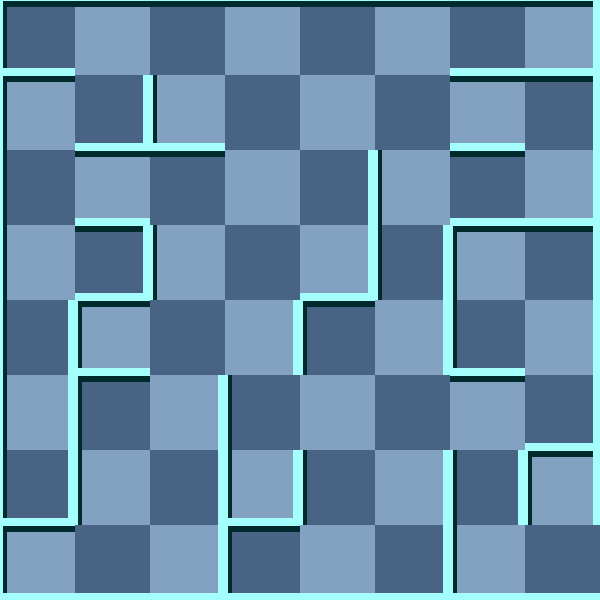

This is a level from a 2D game, rendered from its Tiled map with the project's own tilesets. A one-line summary and the map file follow, with tile-layer data summarised:
An orthogonal 8x8 tile map with 75x75 px tiles, 2 tile layers (background, 块层 1) and 6 objects (2x RedMummy, Exit, Key, Door, Player).

<map version="1.0" orientation="orthogonal" width="8" height="8" tilewidth="75" tileheight="75">
 <tileset firstgid="1" name="wall" tilewidth="75" tileheight="75">
  <image source="gfx/wall.png" width="300" height="375" />
  <tile id="0">
   <properties>
    <property name="ValOfWall" value="0" />
   </properties>
  </tile>
  <tile id="1">
   <properties>
    <property name="ValOfWall" value="1" />
   </properties>
  </tile>
  <tile id="2">
   <properties>
    <property name="ValOfWall" value="2" />
   </properties>
  </tile>
  <tile id="3">
   <properties>
    <property name="ValOfWall" value="3" />
   </properties>
  </tile>
  <tile id="4">
   <properties>
    <property name="ValOfWall" value="4" />
   </properties>
  </tile>
  <tile id="5">
   <properties>
    <property name="ValOfWall" value="5" />
   </properties>
  </tile>
  <tile id="6">
   <properties>
    <property name="ValOfWall" value="6" />
   </properties>
  </tile>
  <tile id="7">
   <properties>
    <property name="ValOfWall" value="7" />
   </properties>
  </tile>
  <tile id="8">
   <properties>
    <property name="ValOfWall" value="8" />
   </properties>
  </tile>
  <tile id="9">
   <properties>
    <property name="ValOfWall" value="9" />
   </properties>
  </tile>
  <tile id="10">
   <properties>
    <property name="ValOfWall" value="10" />
   </properties>
  </tile>
  <tile id="11">
   <properties>
    <property name="ValOfWall" value="11" />
   </properties>
  </tile>
  <tile id="12">
   <properties>
    <property name="ValOfWall" value="12" />
   </properties>
  </tile>
  <tile id="13">
   <properties>
    <property name="ValOfWall" value="13" />
   </properties>
  </tile>
  <tile id="14">
   <properties>
    <property name="ValOfWall" value="14" />
   </properties>
  </tile>
  <tile id="15">
   <properties>
    <property name="ValOfWall" value="15" />
   </properties>
  </tile>
  <tile id="18">
   <properties>
    <property name="ValOfWall" value="-1" />
   </properties>
  </tile>
 </tileset>
 <layer name="background" width="8" height="8">
  <data>[64 cells, 64 non-empty, 2 distinct tile ids]</data>
 </layer>
 <layer name="块层 1" width="8" height="8">
  <data>[64 cells, 64 non-empty, 15 distinct tile ids]</data>
 </layer>
 <objectgroup name="对象层 1" width="8" height="8">
  <object name="Exit" x="600" y="525" />
  <object name="Key" x="375" y="450">
   <properties>
    <property name="value" value="12" />
   </properties>
  </object>
  <object name="RedMummy" x="300" y="300">
   <properties>
    <property name="value" value="21" />
   </properties>
  </object>
  <object name="RedMummy" x="450" y="0">
   <properties>
    <property name="value" value="25" />
   </properties>
  </object>
  <object name="Door" x="300" y="75">
   <properties>
    <property name="direction" value="2" />
    <property name="value" value="15" />
   </properties>
  </object>
  <object name="Player" x="150" y="450">
   <properties>
    <property name="value" value="1" />
   </properties>
  </object>
 </objectgroup>
</map>
